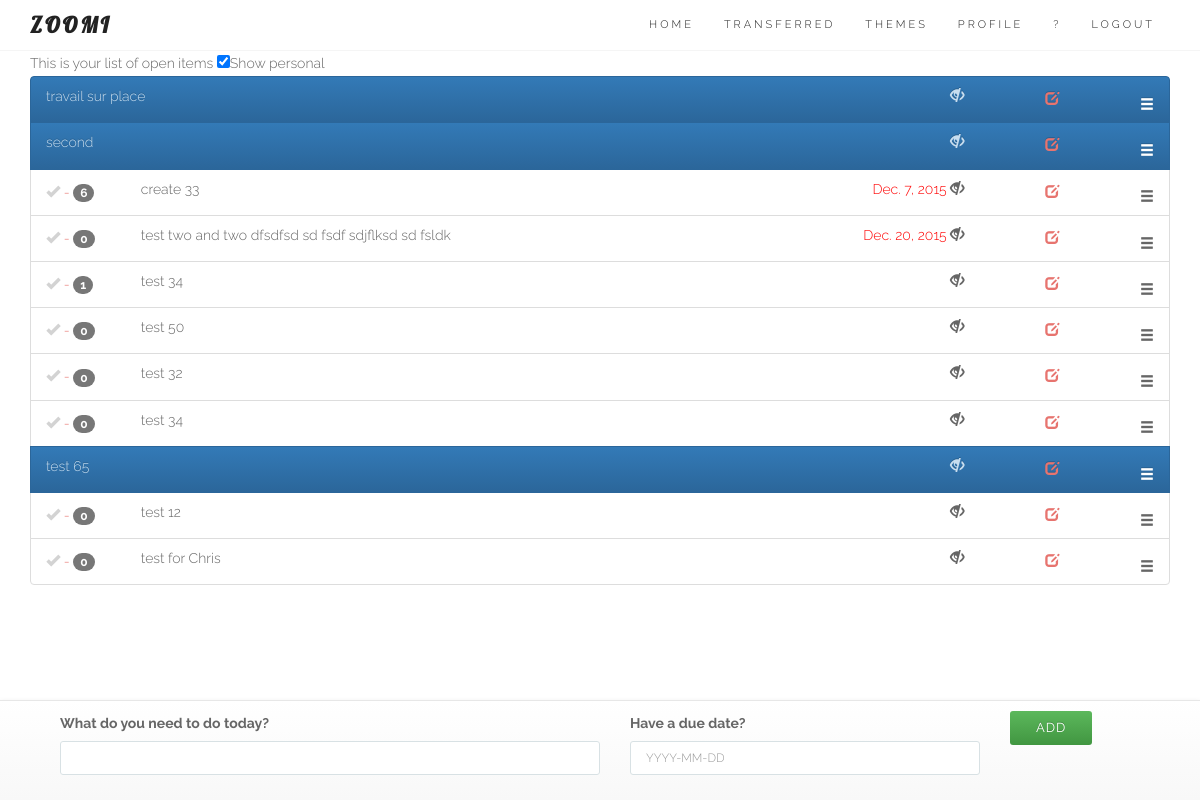
Page / (signed in) on the earlier database version.
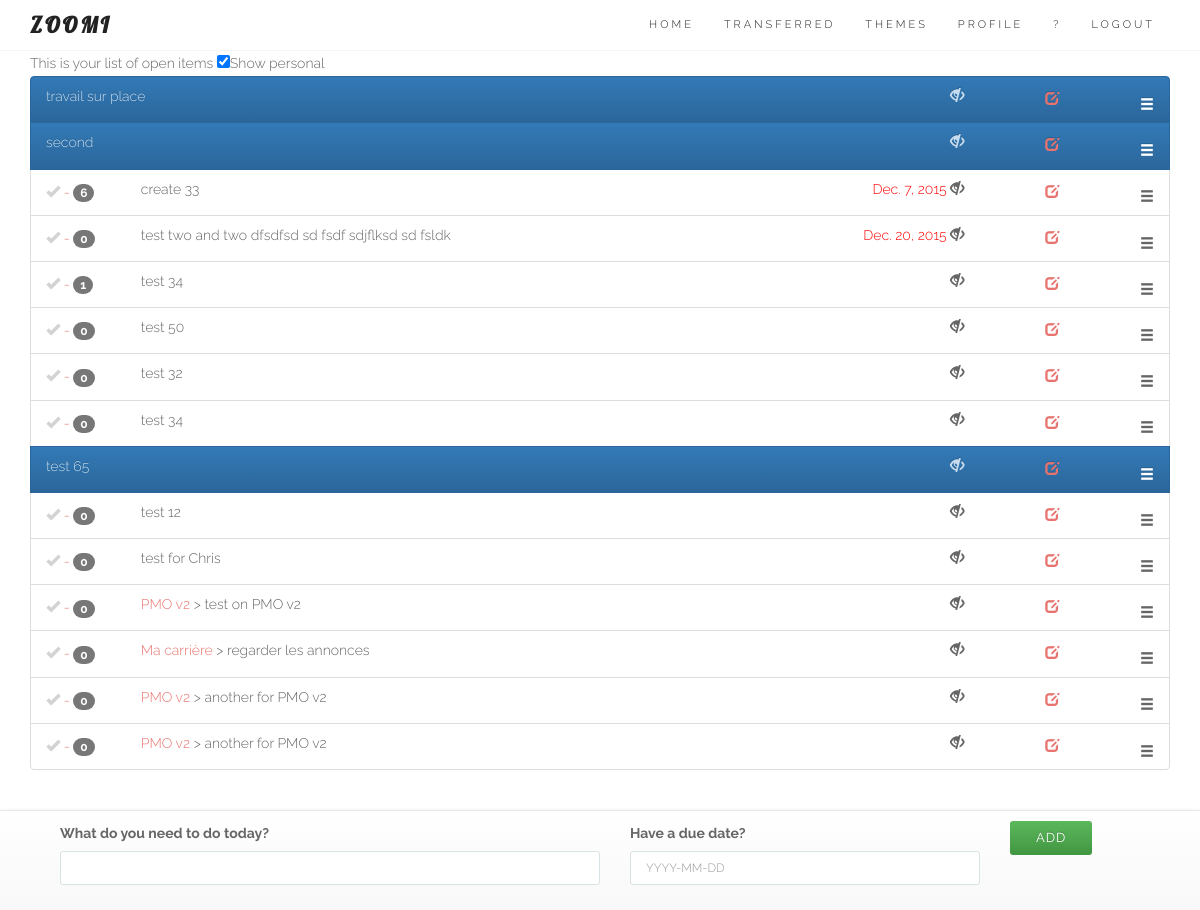
Same page on the later database version.
### core/models.py (models this page shows, shortened)
class Entry(models.Model):
	user = models.ForeignKey(User)
	name = models.CharField(max_length=100)
	data = models.CharField(max_length=200, blank=True)
	order = models.IntegerField(default=1000)
	duedate = models.DateField(null=True, blank=True)
	done = models.BooleanField(default=False) # 0 = to do / 1 = completed
	impediment = models.BooleanField(default=False) # 0 = No / 1 = Yes
	transfered = models.BooleanField(default=False) # 0 = No / 1 = Yes = no longer in your List
	personal = models.BooleanField(default=False) # 0 = No / 1 = Yes
	assignees = models.ManyToManyField(User, related_name='assignees',blank=True)
	section = models.BooleanField(default=False) # 0 = No / 1 = Yes
	created_at = models.DateTimeField(auto_now_add=True)
	completed_on = models.DateTimeField(null=True, blank=True)
	theme = models.ForeignKey(Theme, null=True, blank=True)
	class Meta:
		ordering = ['order']
		verbose_name_plural = "entries"
	def __str__(self):
		return str(self.name)
	def update_entry_url(self):
		return reverse (viewname="detail", args=[self.id])
	def update_modal_entry_url(self):
		return reverse (viewname="entrymodal", args=[self.id])
	def comment_entry_url(self):
		return reverse (viewname="commentlist", args=[self.id])
	def theme_entry_url(self):
		return reverse (viewname="themedetails", args=[self.theme.id])

class Theme(models.Model):
	user = models.ForeignKey(User)
	name = models.CharField(max_length=100, null=True, blank=True)
	created_at = models.DateTimeField(auto_now_add=True)
	def __str__(self):
		return str(self.name)

### core/views.py (the view, shortened to what this page needs)
# urls.py: url(r'^$', login_required(coreviews.EntryListAppendViewBS.as_view()), name='entrylistBS'), # Bootstrap test
class EntryListAppendViewBS(ListAppendView):
	model = coremodels.Entry
	template_name = 'entry/listBS.html'
	context_object_name = 'entry'
	hide_sortable = ""
	def get_queryset(self):
		return coremodels.Entry.objects.filter(Q(user=self.request.user, transfered=0) | Q(assignees=self.request.user), done=False).order_by('order')

### core/models.py
class EntryCreateForm(ModelForm):
	class Meta:
		model = Entry
		fields = ['name','duedate'] # the form on the homepage
	def __init__(self, *args, **kwargs): # current_business, as parameter (cf Creeam)
		super(EntryCreateForm, self).__init__(*args, **kwargs)
		self.fields['name'].label = "What do you need to do today?"
		self.fields['duedate'].label = "Have a due date?"
		self.fields['duedate'].widget.attrs['placeholder'] = "YYYY-MM-DD"
		self.fields['name'].widget.attrs['autofocus'] = "on"

### core/models.py (called while the page is built)
	def get(self, request, *args, **kwargs):
		self.object_list = self.get_queryset()
		allow_empty = self.get_allow_empty()
		if not allow_empty and len(self.object_list) == 0:
			raise Http404(_(u"Empty list and '%(class_name)s.allow_empty' is False.")
							% {'class_name': self.__class__.__name__})
		self.object = None
		form_class = self.get_form_class()
		form = self.get_form(form_class)
		context = self.get_context_data(object_list=self.object_list, form=form)
		return self.render_to_response(context)

### templates/entry/listBS.html (shortened to what this page needs)
{% extends "base/theme.html" %}
{% load sitegate %}
{% load staticfiles %}
{% block page_sub_title %}
<form>
This is your list of open items
<input type='checkbox' class='showpersonal' checked="checked">Show personal</input>
</form>
{% endblock %}
{% block content %}
<link rel="stylesheet" href="{% static "css/zoomi.css" %}">
<section id="services">
	<div class="container">
		<div class="row ">
			<div class="col-lg-12 text-center">
						<ul id="todo_list_BS">
						   	{% for objects in object_list %}
{% block detail %}
									{% include 'entry/detailsBS.html' %}
{% endblock %}
							{% endfor %}
						</ul>
			</div>
		</div>
	</div>
</section>
{% endblock %}
{% block footer %}
	<footer class="navbar navbar-default navbar-fixed-bottom footerform">
		<div class="container">
			{% include 'entry/create.html' %}
		</div>
	</footer>
{% endblock %}

### templates/base/theme.html (shortened to what this page needs)
{% load staticfiles %}
{% load widget_tweaks %}
<!DOCTYPE html>
<html lang="en">
<head>
{% block css_js %}
		<link rel="stylesheet" href="https://maxcdn.bootstrapcdn.com/bootstrap/3.3.6/css/bootstrap.min.css">
		<link rel="stylesheet" href="https://maxcdn.bootstrapcdn.com/bootstrap/3.3.6/css/bootstrap-theme.min.css">
	<link href="{% static "css/font-awesome.min.css" %}" rel="stylesheet" media="screen">
	<link href="{% static "css/simple-line-icons.css" %}" rel="stylesheet" media="screen">
	<link href="{% static "css/animate.css" %}" rel="stylesheet">
	<link href="{% static "css/style.css" %}" rel="stylesheet" media="screen">
	<link rel="stylesheet" href="https://code.jquery.com/mobile/1.4.5/jquery.mobile-1.4.5.min.css" />
{% endblock %}
</head>
<body>
{% block navigation %}
	<header class="header">
		<nav class="navbar navbar-custom" role="navigation">
			<div class="container">
				<div class="navbar-header">
					<a class="navbar-brand" href="/">Zoomi</a>
				</div>
				<div class="collapse navbar-collapse" id="custom-collapse" data-role="navbar">
					<ul class="nav navbar-nav navbar-right">
						<li><a href="/">Home</a></li>
						{% if user.is_authenticated %}
						<li>
						    <a class="page-scroll" href="/transferred">Transferred</a>
						</li>
						<li>
						    <a class="page-scroll" href="/themes">Themes</a>
						</li>
						<li>
						    <a class="page-scroll" href="/user/details">Profile</a>
						</li>
						<li>
						    <a class="page-scroll" href="/releases">?</a>
						</li>
						<li>
						    <a class="page-scroll" href="/logout">Logout</a>
						</li>
						{% else %}
						<li>
						    <a class="page-scroll" href="/entrance">Log in</a>
						</li>
						{% endif %}
 					</ul>
				</div>
			</div>
		</nav>
	</header>
{% endblock %}
<div class="container">
	<div class="row">
		<div class="col-sm-12">
{% block page_sub_title %}
{% endblock %}
		</div>
	</div>
</div>
{% block content %}{% endblock %}
{% block footer %}{% endblock %}
</body>
</html>

### templates/entry/create.html (shortened to what this page needs)
{% load widget_tweaks %}
<p>
<section id="services">
<div class="container">
<div class="row">
{% if form %}
	<div class="col-xs-12 col-md-12">
		<form action="" method="post" data-ajax="false" enctype="multipart/form-data">{% csrf_token %}{{ form.media }}
				<div class="col-xs-10 col-sm-6">
					<div class="form-group warning">
						<label for="exampleInputFile">{{ form.name.label }}</label>
						{{ form.name|add_class:"form-control"}}
					</div>
				</div>
				<div class="hidden-xs col-sm-4">
					<div class="form-group warning">
						<label for="exampleInputFile">{{ form.duedate.label }}</label>
						{{ form.duedate|add_class:"form-control"}}
					</div>
				</div>
			<div class="col-xs-2 col-sm-2"><p>
				<input type="submit" class="btn btn-success" role="button" value="{{ verb|default:"Add" }}" />
			</div>
		</form>
	</div>
{% endif %}
</div>
</div>
</section>

### templates/entry/detailsBS.html (shortened to what this page needs)
								<li id="entry_{{ objects.id }}" class="list-group-item {% if objects.section == 1 %}active{% endif %} {% if objects.personal == 1 %}personal{% endif %}">
								  	<div class="row">
										<div class="{% if objects.section == 1 %}hidden-xs hidden-sm hidden-md{% else %}col-xs-1 col-sm-1 col-md-1{% endif %}">
								   			<span class="{% if objects.section == 0 %}glyphicon glyphicon-ok entrycheckmark{% endif %} {% if objects.done == 1 %}completed{% else %}todo{% endif %}" onclick="EntryComplete({{ objects.id }})"> </span>
								   			 {% if objects.section == 0 %}
								   			 	<a href="{{ objects.comment_entry_url }}"> - <span class="badge">{{ objects.comment_set.count }}</span></a>
								   			 {% endif %}
								   		</div>
								   		<div class="col-xs-9 col-sm-6 col-md-6 text-left">
								   			<p class="list-group-item-text">
								   				{% if objects.theme %}
								   					<a href="{{ objects.theme_entry_url }}">{{ objects.theme }}</a> >
								   				{% endif %}
								   				{{ objects|truncatewords:10 }}</p>
								   		</div>
								   		{% if objects.section == 1 %}
											<div class="col-xs-1 col-sm-1 col-md-1"></div>
										{% endif %}
								   		<div class="hidden-xs col-sm-3 col-md-3 text-right">
								   			<p class="list-group-item-text">
										        {% if objects.duedate %}
										            <span class="switchable
										                {% if objects.duedate|timesince >= "1 min" %}
										                overdue
										                {% endif %}
										                ">
										                {{ objects.duedate }}
										            </span>
										        {% endif %}
										        <span class="glyphicon glyphicon-eye-close switch">
								   			</p>
									    </div>
								   		<div class="hidden-xs col-sm-1 col-md-1 text-right">
													<a href="{{ objects.update_entry_url }}">
														<span class="glyphicon glyphicon-edit">
													</a>
									    </div>
								   		<div class="col-xs-1 col-sm-1 col-md-1 text-right">
								   				<span class="glyphicon glyphicon-menu-hamburger selector {{ view.hide_sortable }}">
									    </div>
									</div>
								</li>

### static/css/style.css (style rules this page uses)
body { font: 300 14px/1.8 'Raleway', sans-serif; color: #666; overflow-x: hidden; }
a { color: #E7746F; }
.navbar a, .form-control { -webkit-transition: all 0.4s ease-in-out 0s; -moz-transition: all 0.4s ease-in-out 0s; -ms-transition: all 0.4s ease-in-out 0s; -o-transition: all 0.4s ease-in-out 0s; transition: all 0.4s ease-in-out 0s; }
a, .btn { -webkit-transition: all 0.125s ease-in-out 0s; -moz-transition: all 0.125s ease-in-out 0s; -ms-transition: all 0.125s ease-in-out 0s; -o-transition: all 0.125s ease-in-out 0s; transition: all 0.125s ease-in-out 0s; }
.btn, .form-control, .form-control:hover, .form-control:focus, .navbar-custom .dropdown-menu { -webkit-box-shadow: none; box-shadow: none; }
.btn, .iconbox, .progress, #filter li, .scroll-up a, .form-control, .input-group-addon { -webkit-border-radius: 3px; -moz-border-radius: 3px; -o-border-radius: 3px; border-radius: 3px; }
.form-control { background: #FFF; border: 1px solid #D8E1E4; font-size: 12px; padding: 0 15px; }
.btn { font-family: Raleway, sans-serif; text-transform: uppercase; letter-spacing: 1px; font-size: 13px; padding: 8px 26px; border: 0; }
.header { border-bottom: 1px solid #f5f5f5; position: relative; width: 100%; z-index: 998; }
.navbar-custom { border: 0; border-radius: 0; margin: 0; text-transform: uppercase; font-family: Raleway, sans-serif; }
.navbar-custom, .navbar-custom .dropdown-menu { background: #fff; padding: 0; }
.navbar-custom .navbar-brand, .navbar-custom .navbar-nav > li > a, .navbar-custom .navbar-nav .dropdown-menu > li > a { font-size: 11px; letter-spacing: 3px; color: #222; }
.navbar-custom .navbar-brand { font-weight: 700; font-size: 22px; font-family: Lobster, cursive; }

### static/css/zoomi.css (style rules this page uses)
html { position: relative; min-height: 100%; }
body { margin-bottom: 130px; }
.selector { cursor: move; vertical-align: middle; margin-top: 5px; }
ul { padding: 0; text-align: left; list-style: none; }
.overdue { color:red; }
.todo { color:lightgrey; cursor: pointer; }

Differences in the rows shown:
added Entry: section False (drawn), comment_set.count "0", theme "PMO v2", name "test on PMO v2"
added Entry: section False (drawn), comment_set.count "0", theme "Ma carrière", name "regarder les annonces"
added Entry: section False (drawn), comment_set.count "0", theme "PMO v2", name "another for PMO v2"
added Entry: section False (drawn), comment_set.count "0", theme "PMO v2", name "another for PMO v2"
